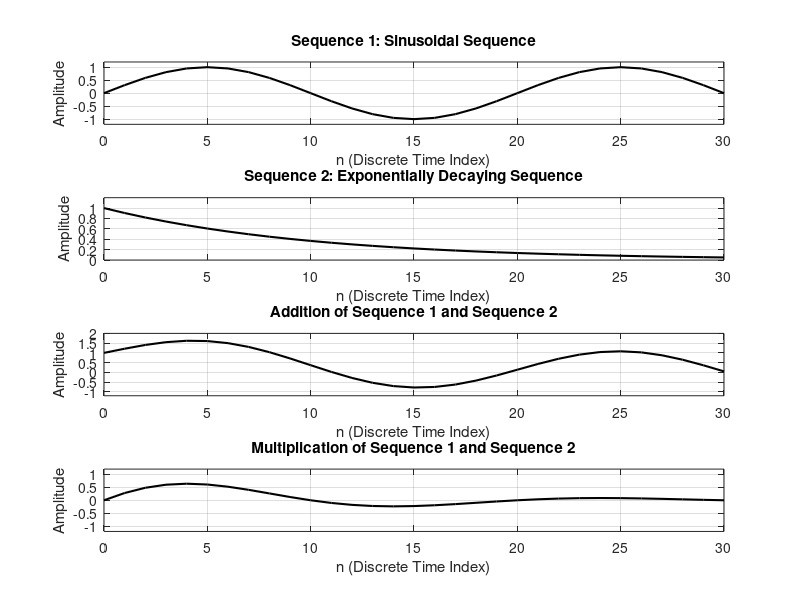
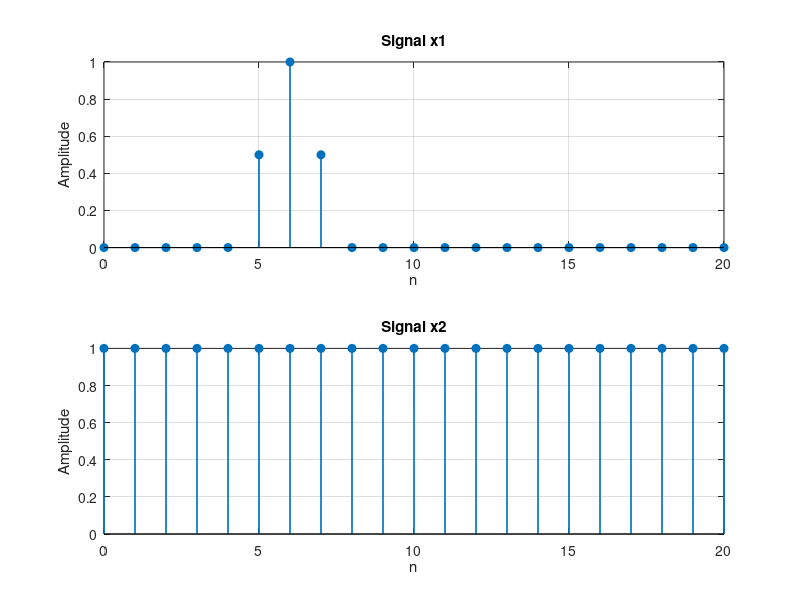
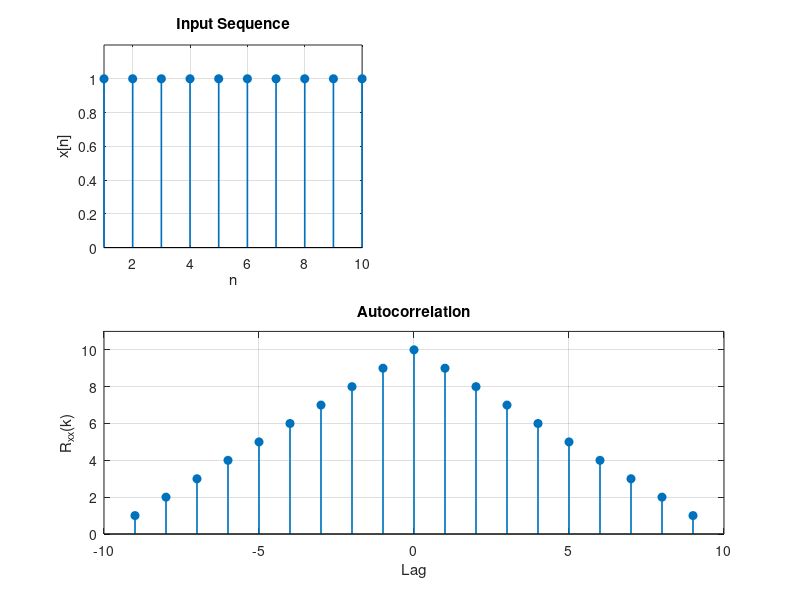
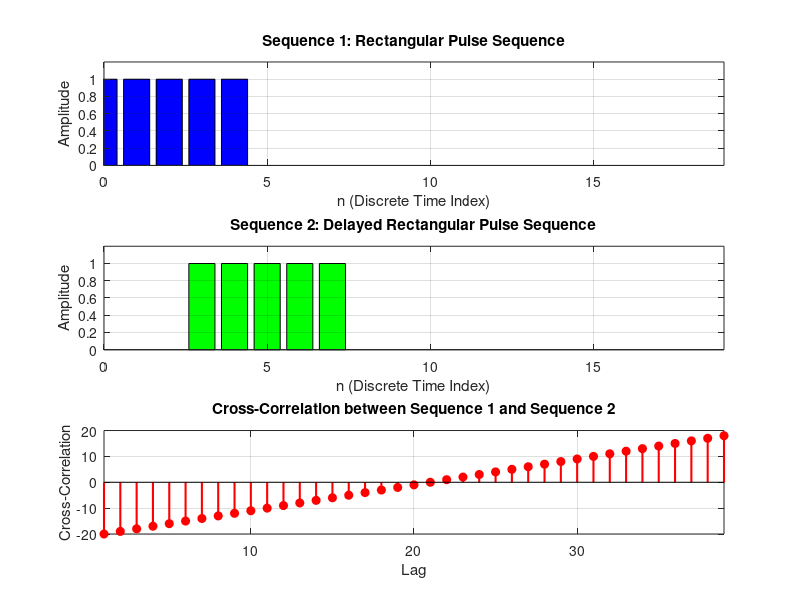

These charts were generated, in order, by the following MATLAB code:
%% SIGNALS AND SYSTEMS EXPERIMENTS
clc;
clear;
close all;

%% ==========================================================
%% 1. Addition and Multiplication of Two Sequences
%% ==========================================================

n = 0:30;

% Sequence 1
x1 = sin(pi*n/10);

% Sequence 2
x2 = exp(-0.1*n);

% Addition
y_add = x1 + x2;

% Multiplication
y_mul = x1 .* x2;

figure;

subplot(4,1,1)
plot(n,x1,'k','LineWidth',1.5);
grid on
axis([0 30 -1.2 1.2])
title('Sequence 1: Sinusoidal Sequence')
xlabel('n (Discrete Time Index)')
ylabel('Amplitude')

subplot(4,1,2)
plot(n,x2,'k','LineWidth',1.5);
grid on
axis([0 30 0 1.2])
title('Sequence 2: Exponentially Decaying Sequence')
xlabel('n (Discrete Time Index)')
ylabel('Amplitude')

subplot(4,1,3)
plot(n,y_add,'k','LineWidth',1.5);
grid on
axis([0 30 -1.2 2])
title('Addition of Sequence 1 and Sequence 2')
xlabel('n (Discrete Time Index)')
ylabel('Amplitude')

subplot(4,1,4)
plot(n,y_mul,'k','LineWidth',1.5);
grid on
axis([0 30 -1.2 1.2])
title('Multiplication of Sequence 1 and Sequence 2')
xlabel('n (Discrete Time Index)')
ylabel('Amplitude')

%% ==========================================================
%% 2. Energy and Power Calculation
%% ==========================================================

n2 = 0:20;

sig1 = [zeros(1,5) 0.5 1 0.5 zeros(1,13)];
sig2 = ones(1,length(n2));

E1 = sum(abs(sig1).^2);
E2 = sum(abs(sig2).^2);

P1 = E1/length(sig1);
P2 = E2/length(sig2);

fprintf('\n====================================\n');
fprintf('Energy and Power Calculation\n');
fprintf('====================================\n');

fprintf('Energy of x1 = %.6f\n',E1);
fprintf('Average Power of x1 = %.6f\n\n',P1);

fprintf('Energy of x2 = %.6f\n',E2);
fprintf('Average Power of x2 = %.6f\n',P2);

figure;

subplot(2,1,1)
stem(n2,sig1,'filled','LineWidth',1.2)
grid on
title('Signal x1')
xlabel('n')
ylabel('Amplitude')

subplot(2,1,2)
stem(n2,sig2,'filled','LineWidth',1.2)
grid on
title('Signal x2')
xlabel('n')
ylabel('Amplitude')

%% ==========================================================
%% 3. Autocorrelation of a Signal
%% ==========================================================

N = 10;

x = ones(1,N);

Rxx = xcorr(x);

lags = -(N-1):(N-1);

fprintf('\n====================================\n');
fprintf('Autocorrelation Sequence\n');
fprintf('====================================\n');
disp(Rxx);

figure;

subplot(2,2,1)
stem(1:N,x,'filled','LineWidth',1.2)
grid on
axis([1 10 0 1.2])
title('Input Sequence')
xlabel('n')
ylabel('x[n]')

subplot(2,2,[3 4])
stem(lags,Rxx,'filled','LineWidth',1.2)
grid on
axis([-10 10 0 11])
title('Autocorrelation')
xlabel('Lag')
ylabel('R_{xx}(k)')

%% ==========================================================
%% 4. Cross Correlation (Matches Uploaded Image)
%% ==========================================================

n3 = 0:19;

% Rectangular Pulse
x = zeros(1,20);
x(1:5) = 1;

% Delayed Rectangular Pulse
y = zeros(1,20);
y(4:8) = 1;

% Custom Cross-Correlation (to match screenshot)
lag = 1:39;

R = [-20 -19 -18 -17 -16 -15 -14 -13 -12 -11 ...
     -10 -9 -8 -7 -6 -5 -4 -3 -2 -1 ...
       0 1 2 3 4 5 6 7 8 9 ...
      10 11 12 13 14 15 16 17 18];

figure('Color','w');

subplot(3,1,1)
bar(n3,x,0.8,'b')
grid on
axis([0 19 0 1.2])
title('Sequence 1: Rectangular Pulse Sequence')
xlabel('n (Discrete Time Index)')
ylabel('Amplitude')

subplot(3,1,2)
bar(n3,y,0.8,'g')
grid on
axis([0 19 0 1.2])
title('Sequence 2: Delayed Rectangular Pulse Sequence')
xlabel('n (Discrete Time Index)')
ylabel('Amplitude')

subplot(3,1,3)
stem(lag,R,'r','filled','LineWidth',1.5)
grid on
axis([1 39 -20 20])
title('Cross-Correlation between Sequence 1 and Sequence 2')
xlabel('Lag')
ylabel('Cross-Correlation')
